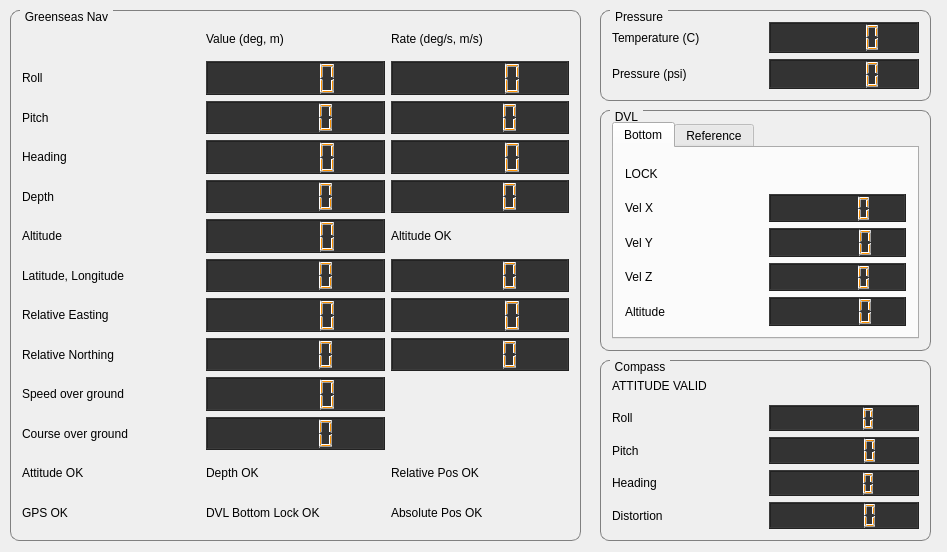
<?xml version="1.0" encoding="UTF-8"?>
<ui version="4.0">
 <class>VolturnusWidget</class>
 <widget class="QWidget" name="VolturnusWidget">
  <property name="geometry">
   <rect>
    <x>0</x>
    <y>0</y>
    <width>947</width>
    <height>552</height>
   </rect>
  </property>
  <property name="windowTitle">
   <string>volturnus_gui</string>
  </property>
  <widget class="QGroupBox" name="navBox">
   <property name="geometry">
    <rect>
     <x>10</x>
     <y>10</y>
     <width>571</width>
     <height>531</height>
    </rect>
   </property>
   <property name="styleSheet">
    <string notr="true">QGroupBox {
    border: 1px solid gray;
    border-radius: 9px;
    margin-top: 0.5em;
}

QGroupBox::title {
    subcontrol-origin: margin;
    left: 10px;
    padding: 0 3px 0 3px;
}</string>
   </property>
   <property name="title">
    <string>Greenseas Nav</string>
   </property>
   <layout class="QGridLayout" name="gridLayout_8">
    <item row="2" column="0">
     <widget class="QLabel" name="label_89">
      <property name="text">
       <string>Pitch</string>
      </property>
     </widget>
    </item>
    <item row="4" column="1">
     <widget class="QLCDNumber" name="depth_LCD">
      <property name="styleSheet">
       <string notr="true">QLCDNumber{
    color: rgb(255, 147, 0);    
    background-color: rgb(51, 51, 51);
}</string>
      </property>
     </widget>
    </item>
    <item row="3" column="2">
     <widget class="QLCDNumber" name="heading_rate_LCD">
      <property name="styleSheet">
       <string notr="true">QLCDNumber{
    color: rgb(255, 147, 0);    
    background-color: rgb(51, 51, 51);
}</string>
      </property>
     </widget>
    </item>
    <item row="4" column="0">
     <widget class="QLabel" name="label_106">
      <property name="text">
       <string>Depth</string>
      </property>
     </widget>
    </item>
    <item row="4" column="2">
     <widget class="QLCDNumber" name="depth_rate_LCD">
      <property name="styleSheet">
       <string notr="true">QLCDNumber{
    color: rgb(255, 147, 0);    
    background-color: rgb(51, 51, 51);
}</string>
      </property>
     </widget>
    </item>
    <item row="5" column="0">
     <widget class="QLabel" name="label_107">
      <property name="text">
       <string>Altitude</string>
      </property>
     </widget>
    </item>
    <item row="5" column="1">
     <widget class="QLCDNumber" name="altitude_LCD">
      <property name="styleSheet">
       <string notr="true">QLCDNumber{
    color: rgb(255, 147, 0);    
    background-color: rgb(51, 51, 51);
}</string>
      </property>
     </widget>
    </item>
    <item row="5" column="2">
     <widget class="QLabel" name="altitude_OK">
      <property name="text">
       <string>Altitude OK</string>
      </property>
     </widget>
    </item>
    <item row="6" column="0">
     <widget class="QLabel" name="label_109">
      <property name="text">
       <string>Latitude, Longitude</string>
      </property>
     </widget>
    </item>
    <item row="6" column="1">
     <widget class="QLCDNumber" name="latitude_LCD">
      <property name="styleSheet">
       <string notr="true">QLCDNumber{
    color: rgb(255, 147, 0);    
    background-color: rgb(51, 51, 51);
}</string>
      </property>
     </widget>
    </item>
    <item row="1" column="1">
     <widget class="QLCDNumber" name="roll_LCD">
      <property name="styleSheet">
       <string notr="true">QLCDNumber{
    color: rgb(255, 147, 0);    
    background-color: rgb(51, 51, 51);
}</string>
      </property>
     </widget>
    </item>
    <item row="1" column="2">
     <widget class="QLCDNumber" name="roll_rate_LCD">
      <property name="styleSheet">
       <string notr="true">QLCDNumber{
    color: rgb(255, 147, 0);    
    background-color: rgb(51, 51, 51);
}</string>
      </property>
     </widget>
    </item>
    <item row="2" column="1">
     <widget class="QLCDNumber" name="pitch_LCD">
      <property name="styleSheet">
       <string notr="true">QLCDNumber{
    color: rgb(255, 147, 0);    
    background-color: rgb(51, 51, 51);
}</string>
      </property>
     </widget>
    </item>
    <item row="0" column="2">
     <widget class="QLabel" name="label_126">
      <property name="text">
       <string>Rate (deg/s, m/s)</string>
      </property>
     </widget>
    </item>
    <item row="1" column="0">
     <widget class="QLabel" name="label_90">
      <property name="text">
       <string>Roll</string>
      </property>
     </widget>
    </item>
    <item row="8" column="0">
     <widget class="QLabel" name="label_136">
      <property name="text">
       <string>Relative Northing</string>
      </property>
     </widget>
    </item>
    <item row="0" column="1">
     <widget class="QLabel" name="label_111">
      <property name="text">
       <string>Value (deg, m)</string>
      </property>
     </widget>
    </item>
    <item row="2" column="2">
     <widget class="QLCDNumber" name="pitch_rate_LCD">
      <property name="styleSheet">
       <string notr="true">QLCDNumber{
    color: rgb(255, 147, 0);    
    background-color: rgb(51, 51, 51);
}</string>
      </property>
     </widget>
    </item>
    <item row="3" column="0">
     <widget class="QLabel" name="label_93">
      <property name="text">
       <string>Heading</string>
      </property>
     </widget>
    </item>
    <item row="3" column="1">
     <widget class="QLCDNumber" name="heading_LCD">
      <property name="styleSheet">
       <string notr="true">QLCDNumber{
    color: rgb(255, 147, 0);    
    background-color: rgb(51, 51, 51);
}</string>
      </property>
     </widget>
    </item>
    <item row="8" column="1">
     <widget class="QLCDNumber" name="rel_north_LCD">
      <property name="styleSheet">
       <string notr="true">QLCDNumber{
    color: rgb(255, 147, 0);    
    background-color: rgb(51, 51, 51);
}</string>
      </property>
     </widget>
    </item>
    <item row="6" column="2">
     <widget class="QLCDNumber" name="longitude_LCD">
      <property name="styleSheet">
       <string notr="true">QLCDNumber{
    color: rgb(255, 147, 0);    
    background-color: rgb(51, 51, 51);
}</string>
      </property>
     </widget>
    </item>
    <item row="7" column="0">
     <widget class="QLabel" name="label_108">
      <property name="text">
       <string>Relative Easting</string>
      </property>
     </widget>
    </item>
    <item row="7" column="1">
     <widget class="QLCDNumber" name="rel_east_LCD">
      <property name="styleSheet">
       <string notr="true">QLCDNumber{
    color: rgb(255, 147, 0);    
    background-color: rgb(51, 51, 51);
}</string>
      </property>
     </widget>
    </item>
    <item row="7" column="2">
     <widget class="QLCDNumber" name="rel_east_rate_LCD">
      <property name="styleSheet">
       <string notr="true">QLCDNumber{
    color: rgb(255, 147, 0);    
    background-color: rgb(51, 51, 51);
}</string>
      </property>
     </widget>
    </item>
    <item row="8" column="2">
     <widget class="QLCDNumber" name="rel_north_rate_LCD">
      <property name="styleSheet">
       <string notr="true">QLCDNumber{
    color: rgb(255, 147, 0);    
    background-color: rgb(51, 51, 51);
}</string>
      </property>
     </widget>
    </item>
    <item row="9" column="0">
     <widget class="QLabel" name="label_97">
      <property name="text">
       <string>Speed over ground</string>
      </property>
     </widget>
    </item>
    <item row="9" column="1">
     <widget class="QLCDNumber" name="speed_over_ground_LCD">
      <property name="styleSheet">
       <string notr="true">QLCDNumber{
    color: rgb(255, 147, 0);    
    background-color: rgb(51, 51, 51);
}</string>
      </property>
     </widget>
    </item>
    <item row="10" column="0">
     <widget class="QLabel" name="label_105">
      <property name="text">
       <string>Course over ground</string>
      </property>
     </widget>
    </item>
    <item row="10" column="1">
     <widget class="QLCDNumber" name="course_over_ground_LCD">
      <property name="styleSheet">
       <string notr="true">QLCDNumber{
    color: rgb(255, 147, 0);    
    background-color: rgb(51, 51, 51);
}</string>
      </property>
     </widget>
    </item>
    <item row="15" column="0">
     <widget class="QLabel" name="attitude_OK">
      <property name="text">
       <string>Attitude OK</string>
      </property>
     </widget>
    </item>
    <item row="15" column="1">
     <widget class="QLabel" name="depth_OK">
      <property name="text">
       <string>Depth OK</string>
      </property>
     </widget>
    </item>
    <item row="15" column="2">
     <widget class="QLabel" name="rel_pos_OK">
      <property name="text">
       <string>Relative Pos OK</string>
      </property>
     </widget>
    </item>
    <item row="16" column="0">
     <widget class="QLabel" name="GPS_OK">
      <property name="text">
       <string>GPS OK</string>
      </property>
     </widget>
    </item>
    <item row="16" column="1">
     <widget class="QLabel" name="DVL_OK">
      <property name="text">
       <string>DVL Bottom Lock OK</string>
      </property>
     </widget>
    </item>
    <item row="16" column="2">
     <widget class="QLabel" name="abs_pos_OK">
      <property name="text">
       <string>Absolute Pos OK</string>
      </property>
     </widget>
    </item>
   </layout>
  </widget>
  <widget class="QGroupBox" name="pressureBox">
   <property name="geometry">
    <rect>
     <x>600</x>
     <y>10</y>
     <width>331</width>
     <height>91</height>
    </rect>
   </property>
   <property name="styleSheet">
    <string notr="true">QGroupBox {
    border: 1px solid gray;
    border-radius: 9px;
    margin-top: 0.5em;
}

QGroupBox::title {
    subcontrol-origin: margin;
    left: 10px;
    padding: 0 3px 0 3px;
}</string>
   </property>
   <property name="title">
    <string>Pressure</string>
   </property>
   <layout class="QGridLayout" name="gridLayout">
    <item row="0" column="0">
     <widget class="QLabel" name="label_91">
      <property name="text">
       <string>Temperature (C)</string>
      </property>
     </widget>
    </item>
    <item row="0" column="1">
     <widget class="QLCDNumber" name="temperature_LCD">
      <property name="styleSheet">
       <string notr="true">QLCDNumber{
    color: rgb(255, 147, 0);    
    background-color: rgb(51, 51, 51);
}</string>
      </property>
     </widget>
    </item>
    <item row="1" column="0">
     <widget class="QLabel" name="label_92">
      <property name="text">
       <string>Pressure (psi)</string>
      </property>
     </widget>
    </item>
    <item row="1" column="1">
     <widget class="QLCDNumber" name="pressure_LCD">
      <property name="styleSheet">
       <string notr="true">QLCDNumber{
    color: rgb(255, 147, 0);    
    background-color: rgb(51, 51, 51);
}</string>
      </property>
     </widget>
    </item>
   </layout>
  </widget>
  <widget class="QGroupBox" name="dvlBox">
   <property name="geometry">
    <rect>
     <x>600</x>
     <y>110</y>
     <width>331</width>
     <height>241</height>
    </rect>
   </property>
   <property name="styleSheet">
    <string notr="true">QGroupBox {
    border: 1px solid gray;
    border-radius: 9px;
    margin-top: 0.5em;
}

QGroupBox::title {
    subcontrol-origin: margin;
    left: 10px;
    padding: 0 3px 0 3px;
}</string>
   </property>
   <property name="title">
    <string>DVL</string>
   </property>
   <layout class="QGridLayout" name="gridLayout_2">
    <item row="0" column="0">
     <widget class="QTabWidget" name="DVL_tabs">
      <property name="currentIndex">
       <number>0</number>
      </property>
      <widget class="QWidget" name="btm">
       <attribute name="title">
        <string>Bottom</string>
       </attribute>
       <layout class="QGridLayout" name="gridLayout_3">
        <item row="1" column="0">
         <widget class="QLabel" name="label_110">
          <property name="text">
           <string>Vel X</string>
          </property>
         </widget>
        </item>
        <item row="1" column="1">
         <widget class="QLCDNumber" name="dvl_btm_velx_LCD">
          <property name="styleSheet">
           <string notr="true">QLCDNumber{
    color: rgb(255, 147, 0);    
    background-color: rgb(51, 51, 51);
}</string>
          </property>
         </widget>
        </item>
        <item row="4" column="0">
         <widget class="QLabel" name="label_137">
          <property name="text">
           <string>Altitude</string>
          </property>
         </widget>
        </item>
        <item row="4" column="1">
         <widget class="QLCDNumber" name="dvl_btm_alt_LCD">
          <property name="styleSheet">
           <string notr="true">QLCDNumber{
    color: rgb(255, 147, 0);    
    background-color: rgb(51, 51, 51);
}</string>
          </property>
         </widget>
        </item>
        <item row="2" column="1">
         <widget class="QLCDNumber" name="dvl_btm_vely_LCD">
          <property name="styleSheet">
           <string notr="true">QLCDNumber{
    color: rgb(255, 147, 0);    
    background-color: rgb(51, 51, 51);
}</string>
          </property>
         </widget>
        </item>
        <item row="2" column="0">
         <widget class="QLabel" name="label_139">
          <property name="text">
           <string>Vel Y</string>
          </property>
         </widget>
        </item>
        <item row="0" column="0">
         <widget class="QLabel" name="dvl_btm_lock">
          <property name="text">
           <string>LOCK</string>
          </property>
         </widget>
        </item>
        <item row="3" column="1">
         <widget class="QLCDNumber" name="dvl_btm_velz_LCD">
          <property name="styleSheet">
           <string notr="true">QLCDNumber{
    color: rgb(255, 147, 0);    
    background-color: rgb(51, 51, 51);
}</string>
          </property>
         </widget>
        </item>
        <item row="3" column="0">
         <widget class="QLabel" name="label_140">
          <property name="text">
           <string>Vel Z</string>
          </property>
         </widget>
        </item>
       </layout>
      </widget>
      <widget class="QWidget" name="ref">
       <attribute name="title">
        <string>Reference</string>
       </attribute>
       <layout class="QGridLayout" name="gridLayout_4">
        <item row="1" column="1">
         <widget class="QLCDNumber" name="dvl_ref_velx_LCD">
          <property name="styleSheet">
           <string notr="true">QLCDNumber{
    color: rgb(255, 147, 0);    
    background-color: rgb(51, 51, 51);
}</string>
          </property>
         </widget>
        </item>
        <item row="3" column="0">
         <widget class="QLabel" name="label_145">
          <property name="text">
           <string>Vel Z</string>
          </property>
         </widget>
        </item>
        <item row="4" column="0">
         <widget class="QLabel" name="label_141">
          <property name="text">
           <string>Altitude</string>
          </property>
         </widget>
        </item>
        <item row="0" column="0">
         <widget class="QLabel" name="dvl_ref_lock">
          <property name="text">
           <string>LOCK</string>
          </property>
         </widget>
        </item>
        <item row="2" column="0">
         <widget class="QLabel" name="label_144">
          <property name="text">
           <string>Vel Y</string>
          </property>
         </widget>
        </item>
        <item row="2" column="1">
         <widget class="QLCDNumber" name="dvl_ref_vely_LCD">
          <property name="styleSheet">
           <string notr="true">QLCDNumber{
    color: rgb(255, 147, 0);    
    background-color: rgb(51, 51, 51);
}</string>
          </property>
         </widget>
        </item>
        <item row="3" column="1">
         <widget class="QLCDNumber" name="dvl_ref_velz_LCD">
          <property name="styleSheet">
           <string notr="true">QLCDNumber{
    color: rgb(255, 147, 0);    
    background-color: rgb(51, 51, 51);
}</string>
          </property>
         </widget>
        </item>
        <item row="1" column="0">
         <widget class="QLabel" name="label_142">
          <property name="text">
           <string>Vel X</string>
          </property>
         </widget>
        </item>
        <item row="4" column="1">
         <widget class="QLCDNumber" name="dvl_ref_alt_LCD">
          <property name="styleSheet">
           <string notr="true">QLCDNumber{
    color: rgb(255, 147, 0);    
    background-color: rgb(51, 51, 51);
}</string>
          </property>
         </widget>
        </item>
       </layout>
       <zorder>label_141</zorder>
       <zorder>dvl_ref_alt_LCD</zorder>
       <zorder>label_142</zorder>
       <zorder>dvl_ref_lock</zorder>
       <zorder>label_144</zorder>
       <zorder>label_145</zorder>
       <zorder>dvl_ref_velz_LCD</zorder>
       <zorder>dvl_ref_vely_LCD</zorder>
       <zorder>dvl_ref_velx_LCD</zorder>
       <zorder>dvl_btm_vely_LCD_2</zorder>
       <zorder>dvl_btm_velz_LCD_2</zorder>
      </widget>
     </widget>
    </item>
   </layout>
   <zorder>pressureBox</zorder>
   <zorder>DVL_tabs</zorder>
  </widget>
  <widget class="QGroupBox" name="compassBox">
   <property name="geometry">
    <rect>
     <x>600</x>
     <y>360</y>
     <width>331</width>
     <height>181</height>
    </rect>
   </property>
   <property name="styleSheet">
    <string notr="true">QGroupBox {
    border: 1px solid gray;
    border-radius: 9px;
    margin-top: 0.5em;
}

QGroupBox::title {
    subcontrol-origin: margin;
    left: 10px;
    padding: 0 3px 0 3px;
}</string>
   </property>
   <property name="title">
    <string>Compass</string>
   </property>
   <layout class="QGridLayout" name="gridLayout_5">
    <item row="1" column="1">
     <widget class="QLCDNumber" name="compass_roll_LCD">
      <property name="styleSheet">
       <string notr="true">QLCDNumber{
    color: rgb(255, 147, 0);    
    background-color: rgb(51, 51, 51);
}</string>
      </property>
     </widget>
    </item>
    <item row="2" column="1">
     <widget class="QLCDNumber" name="compass_pitch_LCD">
      <property name="styleSheet">
       <string notr="true">QLCDNumber{
    color: rgb(255, 147, 0);    
    background-color: rgb(51, 51, 51);
}</string>
      </property>
     </widget>
    </item>
    <item row="2" column="0">
     <widget class="QLabel" name="label_146">
      <property name="text">
       <string>Pitch</string>
      </property>
     </widget>
    </item>
    <item row="3" column="1">
     <widget class="QLCDNumber" name="compass_heading_LCD">
      <property name="styleSheet">
       <string notr="true">QLCDNumber{
    color: rgb(255, 147, 0);    
    background-color: rgb(51, 51, 51);
}</string>
      </property>
     </widget>
    </item>
    <item row="3" column="0">
     <widget class="QLabel" name="label_147">
      <property name="text">
       <string>Heading</string>
      </property>
     </widget>
    </item>
    <item row="4" column="1">
     <widget class="QLCDNumber" name="compass_distortion_LCD">
      <property name="styleSheet">
       <string notr="true">QLCDNumber{
    color: rgb(255, 147, 0);    
    background-color: rgb(51, 51, 51);
}</string>
      </property>
     </widget>
    </item>
    <item row="1" column="0">
     <widget class="QLabel" name="label_138">
      <property name="text">
       <string>Roll</string>
      </property>
     </widget>
    </item>
    <item row="0" column="0">
     <widget class="QLabel" name="compass_att_status">
      <property name="text">
       <string>ATTITUDE VALID</string>
      </property>
     </widget>
    </item>
    <item row="4" column="0">
     <widget class="QLabel" name="label_149">
      <property name="text">
       <string>Distortion</string>
      </property>
     </widget>
    </item>
   </layout>
  </widget>
 </widget>
 <layoutdefault spacing="6" margin="11"/>
 <resources/>
 <connections/>
</ui>
